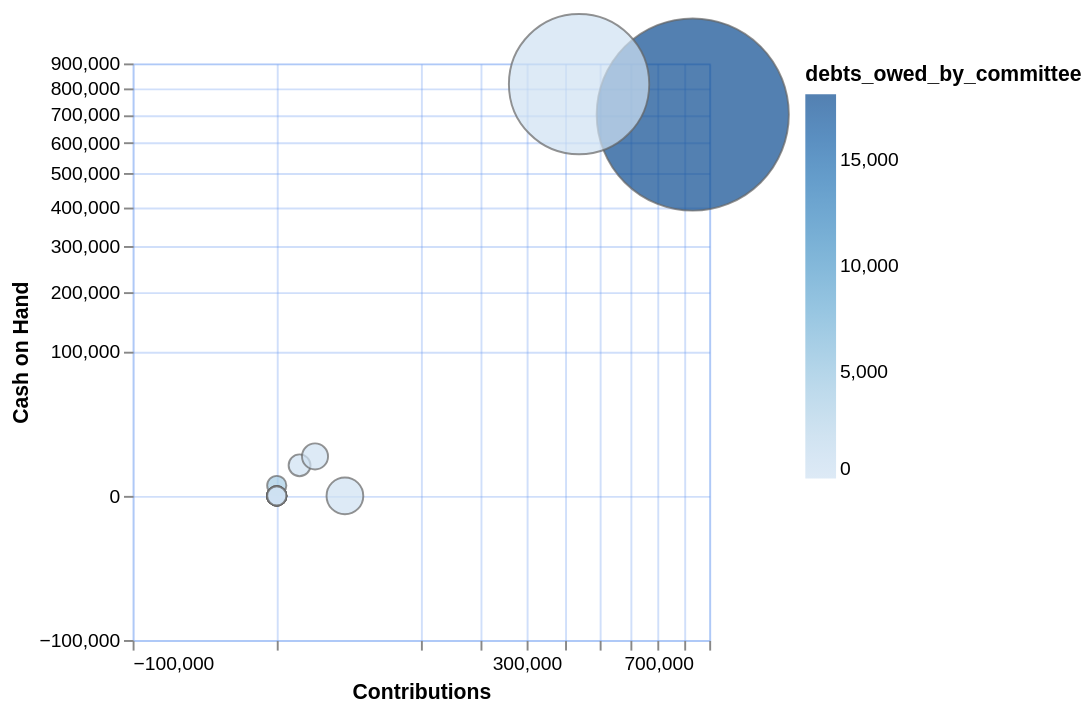

Here is the notebook cell this chart was saved with:
### Code cell
selection = alt.selection_single(on='mouseover', fields=['name','cash_on_hand_end_period', 'contributions'])

# color = alt.condition(selection,
#                      alt.Color('name:N', legend=None),
#                       alt.value('lightgray')
#                      )

def mult_index(number):
    return number * 10

bubble = alt.Chart(all_totals, width=300, height=300,).mark_circle(strokeWidth=1, strokeOpacity=1, stroke='#666666').encode(
    alt.X('contributions:Q', scale=alt.Scale(zero=False, type='sqrt'), title='Contributions'),
    alt.Y('cash_on_hand_end_period:Q', scale=alt.Scale(zero=False, type='sqrt'), sort='ascending', title='Cash on Hand'),
    alt.Size('contributions:Q', scale=alt.Scale(range=[100, 10000]), legend=None),
    tooltip=[
        alt.Tooltip(title='Name', field='name', type='ordinal'),
        alt.Tooltip(title='Contributions', field='contributions', format="$,.0f", type='ordinal'),
        alt.Tooltip(title='Cash on Hand', field='cash_on_hand_end_period', format="$,.0f", type='ordinal'),
        alt.Tooltip(title='Disbursements', field='disbursements', format="$,.0f", type='ordinal'),
        alt.Tooltip(title='Debts', field='debts_owed_by_committee', format="$,.0f", type='ordinal')
    ],
    color = alt.Color('debts_owed_by_committee:Q'),
#     strokeWidth='1:O'
    
).add_selection(
    selection
).configure_axis(
    gridOpacity=0.3,
    gridColor='cornflowerblue',
    domain=False
).configure_view(
    strokeWidth=1,
    stroke='cornflowerblue',
    strokeOpacity=0.3
).configure_scale(
    minSize=100,
    continuousPadding=4,
    maxOpacity=0.9,
    minOpacity=0.4,
    pointPadding=0.3,
).configure_legend(
    offset=50
)

bubble

### Figure 1 — Vega-Lite specification as saved in the notebook (floating-point values rounded to 4 significant figures)
{"$schema": "https://vega.github.io/schema/vega-lite/v3.4.0.json", "config": {"axis": {"domain": false, "gridColor": "cornflowerblue", "gridOpacity": 0.3}, "legend": {"offset": 50}, "mark": {"tooltip": null}, "scale": {"continuousPadding": 4, "maxOpacity": 0.9, "minOpacity": 0.4, "minSize": 100, "pointPadding": 0.3}, "view": {"height": 300, "stroke": "cornflowerblue", "strokeOpacity": 0.3, "strokeWidth": 1, "width": 400}}, "data": {"name": "data-5d2d6ee2399fc3f346dbc64def02a4b8"}, "datasets": {"data-5d2d6ee2399fc3f346dbc64def02a4b8": [{"cash_on_hand_end_period": 4500, "contributions": 2500, "debts_owed_by_committee": 0, "disbursements": 19790.0, "name": "Cynthia Jean Breyman", "receipts": 19290.0}, {"cash_on_hand_end_period": 0, "contributions": 0, "debts_owed_by_committee": 0, "disbursements": 0, "name": "Ross Alan Schumann", "receipts": 0}, {"cash_on_hand_end_period": 0, "contributions": 0, "debts_owed_by_committee": 0, "disbursements": 0, "name": "Brandon Batch", "receipts": 0}, {"cash_on_hand_end_period": 7488.0, "contributions": 7043.0, "debts_owed_by_committee": 0, "disbursements": 2279.0, "name": "Jon Mark Hogg", "receipts": 9767.0}, {"cash_on_hand_end_period": 699800.0, "contributions": 832760, "debts_owed_by_committee": 18100.0, "disbursements": 5134.0, "name": "August Pfluger", "receipts": 704910}, {"cash_on_hand_end_period": 0, "contributions": 0, "debts_owed_by_committee": 0, "disbursements": 0, "name": "Wesley Virdell", "receipts": 0}, {"cash_on_hand_end_period": 0, "contributions": 22350, "debts_owed_by_committee": 0, "disbursements": 22620.0, "name": "Richard Bartlett", "receipts": 22620.0}, {"cash_on_hand_end_period": 520.5, "contributions": 0, "debts_owed_by_committee": 3830.0, "disbursements": 594.5, "name": "Robert Tucker", "receipts": 245}, {"cash_on_hand_end_period": 0, "contributions": 0, "debts_owed_by_committee": 0, "disbursements": 0, "name": "Wacey Alpha Cody", "receipts": 0}, {"cash_on_hand_end_period": 0, "contributions": 0, "debts_owed_by_committee": 0, "disbursements": 0, "name": "Jeffrey Cady", "receipts": 0}, {"cash_on_hand_end_period": 0, "contributions": 0, "debts_owed_by_committee": 0, "disbursements": 0, "name": "James Berryhill", "receipts": 0}, {"cash_on_hand_end_period": 815800.0, "contributions": 439700.0, "debts_owed_by_committee": 0, "disbursements": 719000.0, "name": "Mike Conaway", "receipts": 435800.0}, {"cash_on_hand_end_period": 0, "contributions": 0, "debts_owed_by_committee": 0, "disbursements": 0, "name": "Ned Luscombe", "receipts": 0}, {"cash_on_hand_end_period": 0, "contributions": 0, "debts_owed_by_committee": 0, "disbursements": 0, "name": "Casey Gray", "receipts": 0}, {"cash_on_hand_end_period": 0, "contributions": 0, "debts_owed_by_committee": 0, "disbursements": 0, "name": "James Faircloth", "receipts": 0}]}, "encoding": {"color": {"field": "debts_owed_by_committee", "type": "quantitative"}, "size": {"field": "contributions", "legend": null, "scale": {"range": [100, 10000]}, "type": "quantitative"}, "tooltip": [{"field": "name", "title": "Name", "type": "ordinal"}, {"field": "contributions", "format": "$,.0f", "title": "Contributions", "type": "ordinal"}, {"field": "cash_on_hand_end_period", "format": "$,.0f", "title": "Cash on Hand", "type": "ordinal"}, {"field": "disbursements", "format": "$,.0f", "title": "Disbursements", "type": "ordinal"}, {"field": "debts_owed_by_committee", "format": "$,.0f", "title": "Debts", "type": "ordinal"}], "x": {"field": "contributions", "scale": {"type": "sqrt", "zero": false}, "title": "Contributions", "type": "quantitative"}, "y": {"field": "cash_on_hand_end_period", "scale": {"type": "sqrt", "zero": false}, "sort": "ascending", "title": "Cash on Hand", "type": "quantitative"}}, "height": 300, "mark": {"stroke": "#666666", "strokeOpacity": 1, "strokeWidth": 1, "type": "circle"}, "selection": {"selector241": {"fields": ["name", "cash_on_hand_end_period", "contributions"], "on": "mouseover", "type": "single"}}, "width": 300}
